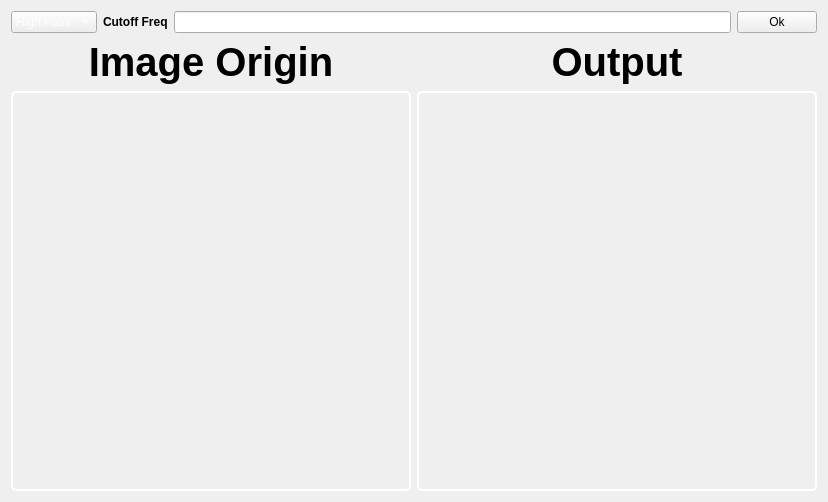
          <widget class="QWidget" name="tab_4">
           <attribute name="title">
            <string>Filters</string>
           </attribute>
           <layout class="QVBoxLayout" name="verticalLayout_29">
            <item>
             <layout class="QHBoxLayout" name="horizontalLayout_25">
              <item>
               <widget class="QComboBox" name="boxFreq">
                <property name="styleSheet">
                 <string notr="true">color: white;</string>
                </property>
                <item>
                 <property name="text">
                  <string>High Pass</string>
                 </property>
                </item>
                <item>
                 <property name="text">
                  <string>Low Pass</string>
                 </property>
                </item>
               </widget>
              </item>
              <item>
               <widget class="QLabel" name="label_23">
                <property name="styleSheet">
                 <string notr="true">background: transparent;
font: bold;</string>
                </property>
                <property name="text">
                 <string>Cutoff Freq</string>
                </property>
               </widget>
              </item>
              <item>
               <widget class="QLineEdit" name="lineFreq"/>
              </item>
              <item>
               <widget class="QPushButton" name="btnFiltersOk">
                <property name="text">
                 <string>Ok</string>
                </property>
               </widget>
              </item>
             </layout>
            </item>
            <item>
             <layout class="QHBoxLayout" name="horizontalLayout_36">
              <item>
               <layout class="QVBoxLayout" name="verticalLayout_19">
                <item>
                 <widget class="QLabel" name="label_22">
                  <property name="sizePolicy">
                   <sizepolicy hsizetype="Preferred" vsizetype="Fixed">
                    <horstretch>0</horstretch>
                    <verstretch>0</verstretch>
                   </sizepolicy>
                  </property>
                  <property name="styleSheet">
                   <string notr="true">font-size: 30pt;
font-weight: bold;
background: transparent;
</string>
                  </property>
                  <property name="text">
                   <string>Image Origin</string>
                  </property>
                  <property name="alignment">
                   <set>Qt::AlignCenter</set>
                  </property>
                 </widget>
                </item>
                <item>
                 <widget class="QGraphicsView" name="graphicsView_8">
                  <property name="sizePolicy">
                   <sizepolicy hsizetype="Fixed" vsizetype="Fixed">
                    <horstretch>0</horstretch>
                    <verstretch>0</verstretch>
                   </sizepolicy>
                  </property>
                  <property name="minimumSize">
                   <size>
                    <width>400</width>
                    <height>400</height>
                   </size>
                  </property>
                  <property name="styleSheet">
                   <string notr="true">QFrame {
    border: 2px solid white;
    border-radius: 5px; /* Optional: Add border radius for rounded corners */
	background: transparent;
}</string>
                  </property>
                 </widget>
                </item>
               </layout>
              </item>
              <item>
               <layout class="QVBoxLayout" name="verticalLayout_22">
                <item>
                 <widget class="QLabel" name="label_26">
                  <property name="sizePolicy">
                   <sizepolicy hsizetype="Preferred" vsizetype="Fixed">
                    <horstretch>0</horstretch>
                    <verstretch>0</verstretch>
                   </sizepolicy>
                  </property>
                  <property name="styleSheet">
                   <string notr="true">font-size: 30pt;
font-weight: bold;
background: transparent;
</string>
                  </property>
                  <property name="text">
                   <string>Output</string>
                  </property>
                  <property name="alignment">
                   <set>Qt::AlignCenter</set>
                  </property>
                 </widget>
                </item>
                <item>
                 <widget class="QGraphicsView" name="graphicsView_9">
                  <property name="sizePolicy">
                   <sizepolicy hsizetype="Fixed" vsizetype="Fixed">
                    <horstretch>0</horstretch>
                    <verstretch>0</verstretch>
                   </sizepolicy>
                  </property>
                  <property name="minimumSize">
                   <size>
                    <width>400</width>
                    <height>400</height>
                   </size>
                  </property>
                  <property name="styleSheet">
                   <string notr="true">QFrame {
    border: 2px solid white;
    border-radius: 5px; /* Optional: Add border radius for rounded corners */
	background: transparent;
}</string>
                  </property>
                 </widget>
                </item>
               </layout>
              </item>
             </layout>
            </item>
            <item>
             <layout class="QHBoxLayout" name="horizontalLayout_26"/>
            </item>
           </layout>
          </widget>
